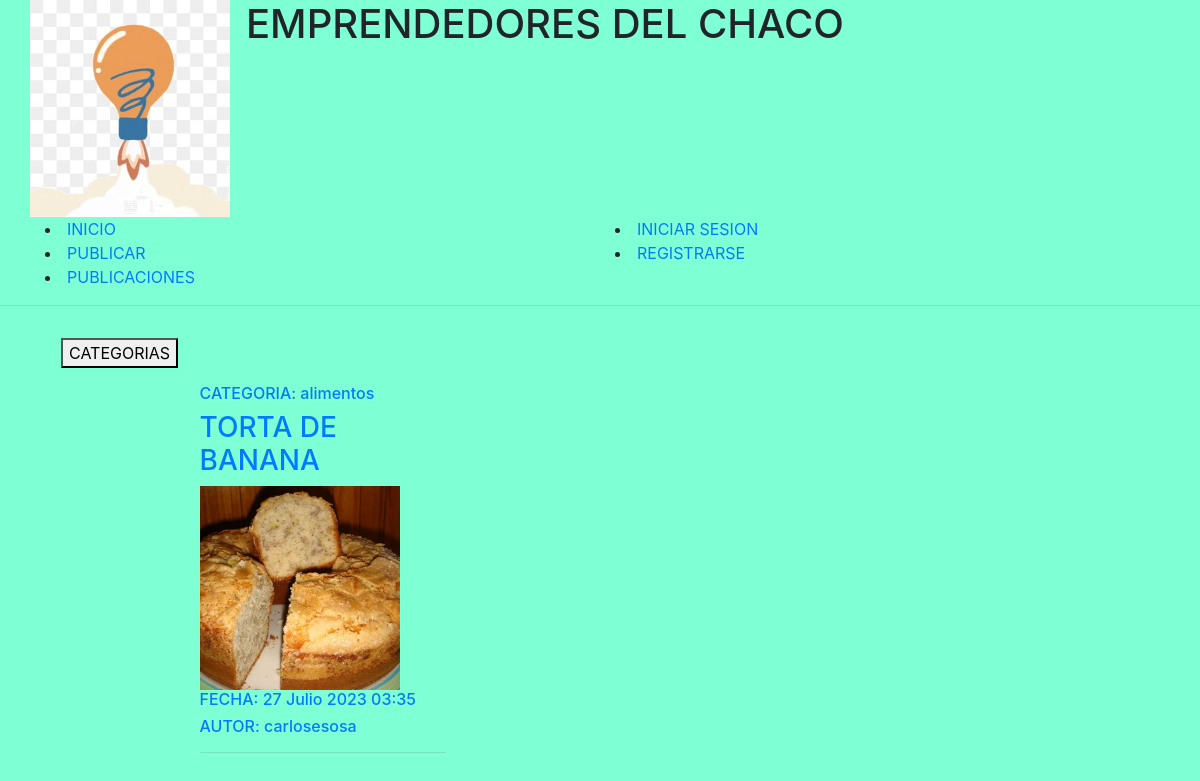
The app's page /publicaciones/Listar with its own data.
### apps/publicaciones/models.py (models this page shows, shortened)
class Publicacion(models.Model):
    creado = models.DateTimeField('creado', auto_now_add=True)
    modificado = models.DateTimeField('modificado', auto_now=True)
    titulo = models.CharField(max_length = 250)
    contenido = models.TextField()
    autor = models.ForeignKey(User, on_delete = models.CASCADE)
    imagen = models.ImageField(upload_to = 'publicaciones')
    categoria = models.ForeignKey(Categoria, on_delete = models.CASCADE)

class Categoria(models.Model):
    nombre = models.CharField(max_length=80)
    def __str__(self):
        return self.nombre

### apps/publicaciones/views.py (the view)
# urls.py: path('Listar', views.ListarPublicaciones.as_view(), name='listar_publicaciones'),
class ListarPublicaciones(ListView):
    model = Publicacion
    template_name = 'publicaciones/listar.html'

### templates/publicaciones/listar.html (shortened to what this page needs)
{% extends 'base.html' %}
{% block contenido %}
<div class="container">
    <div class="dropdown">
        <button>CATEGORIAS</button>
    </div>
    <div class="row mt-3">
        <div class="col-md-9 mx-auto mb-5">
            <div class="row">
            {% for p in object_list %}
                <div class="col-md-4">
                    <div>
                        <a href="{% url 'publicaciones:detalle_publicacion' p.pk %}">
                            <h6>CATEGORIA: {{p.categoria}}</h6>
                            <h3> {{p.titulo}}</h3>
                            <img src="{{p.imagen.url}}" width="200">
                            <h6>FECHA: {{p.creado}}</h6>
                            <h6>AUTOR: {{p.autor}}</h6>
                            <hr>
                        </a>
                    </div>
                </div>
            {% endfor %}
            </div>
        </div>
    </div>
</div>
{% endblock contenido %}

### static/css/main.css (style rules this page uses)
.colfondo { background-color: aquamarine; }
.dropdown { display: inline-block; position: relative; }

### records on screen
Publicacion: categoria "alimentos", titulo "TORTA DE BANANA", imagen (picture), creado "27 Julio 2023 03:35", autor "carlosesosa"
